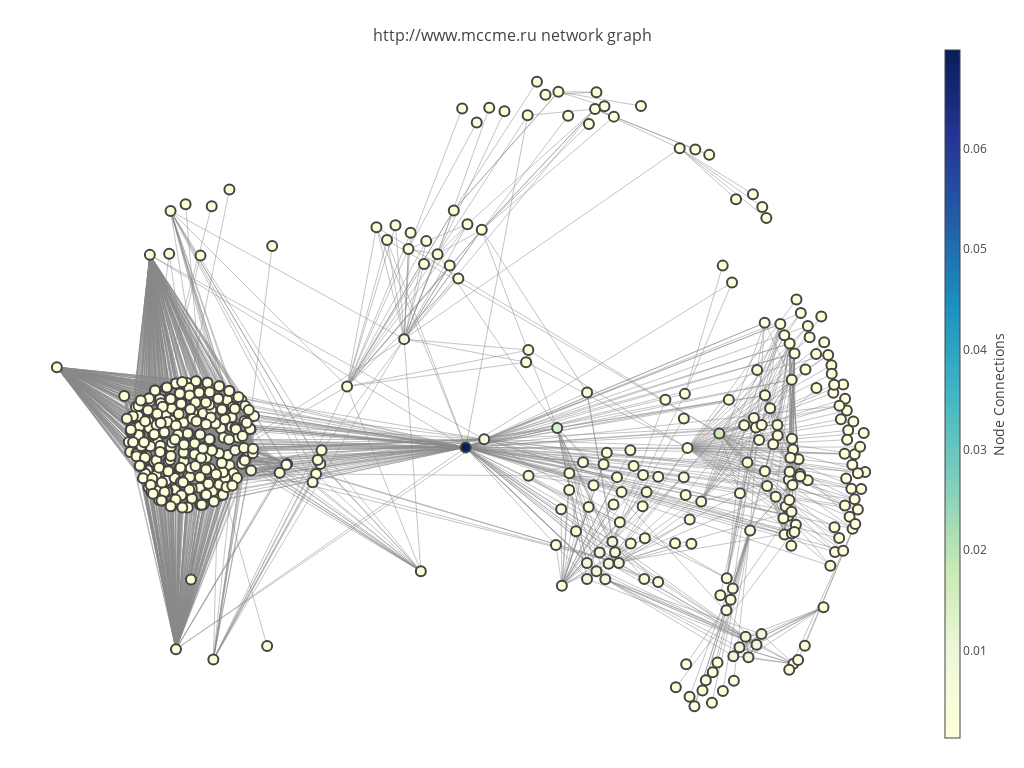

This figure's notebook cell:
### Code cell
plot_graph(g_deep)

### Figure 1 — Plotly figure (JSON) as saved in the notebook; plotly's stock layout.template omitted (floating-point values rounded to 4 significant figures; data arrays with more than 128 entries replaced by an {"elided": "..."} marker saying what was removed)
{"data": [{"hoverinfo": "none", "line": {"color": "#888", "width": 0.5}, "mode": "lines", "type": "scatter", "x": {"elided": "15717 float values"}, "y": {"elided": "15717 float values"}}, {"hoverinfo": "text", "marker": {"color": {"elided": "479 float values"}, "colorbar": {"thickness": 15, "title": "Node Connections", "titleside": "right", "xanchor": "left"}, "colorscale": "YIGnBu", "line": {"width": 2}, "reversescale": true, "showscale": true, "size": 10}, "mode": "markers", "text": {"elided": "479 str values"}, "type": "scatter", "x": {"elided": "479 float values"}, "y": {"elided": "479 float values"}}], "layout": {"annotations": [{"showarrow": false, "text": "", "x": 0.005, "xref": "paper", "y": -0.002, "yref": "paper"}], "height": 768, "hovermode": "closest", "margin": {"b": 20, "l": 5, "r": 5, "t": 40}, "showlegend": false, "title": "<br><a href=http://www.mccme.ru>http://www.mccme.ru</a> network graph", "titlefont": {"size": 16}, "width": 1024, "xaxis": {"showgrid": false, "showticklabels": false, "zeroline": false}, "yaxis": {"showgrid": false, "showticklabels": false, "zeroline": false}}}
